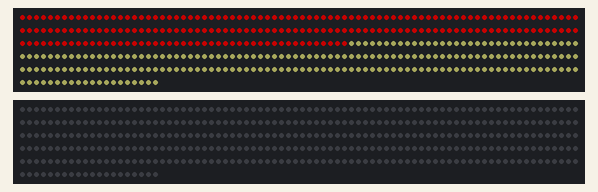
Recording of a sketch running on a simulated Arduino Mega 2560, built with avr-gcc and run on an emulated ATmega2560. Shown: 2 × 420 RGB LEDs in strip order, left to right, continuing on the next row. Dim RGB values are drawn brighter than linear.

Above: at 16.9 s.
At 30.9 s:
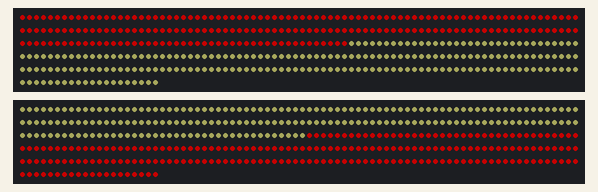

The sketch:

main.ino
```cpp
/*
 * BetriebsSoftware für die LED-Lichtbänder im Vereinsheim des Spielmannszug Büch e.V.
 * Verbaut ist derzeit ein Arduino Mega 2560, so wie zwei Strips á 420 Leds
 */

#include <FastLED.h>

#define NUM_STRIPS 2  //Anzahl der Strips
#define NUM_LEDS_PER_STRIP 420 //Anzahl der LEDS im Strip
#define NUM_LEDS NUM_LEDS_PER_STRIP * NUM_STRIPS //NUM_LEDS = LEDS per Strip * Anzahl der Strips
#define BRIGHTNESS 96 //Definition der Gesamthelligkeit

CRGB leds[NUM_STRIPS * NUM_LEDS_PER_STRIP];


void setup() {

  delay(3000); // Warten, damit der Strip nicht flackert.

  // 420 LEDS an Pin 3, beginnend bei index 0
  FastLED.addLeds<NEOPIXEL, 3>(leds, 0, NUM_LEDS_PER_STRIP);

  // 420 LEDS an Pin 5, beginnend bei index 420
  FastLED.addLeds<NEOPIXEL, 5>(leds, NUM_LEDS_PER_STRIP, NUM_LEDS_PER_STRIP);

  //Setze die Gesamthelligkeit
  FastLED.setBrightness( BRIGHTNESS );

}

void animation_rot_weiss() {

  //Einblenden von Rot und Weiß, Pixel für Pixel
  for (int i = 0; i < 207; i++) {
    // Setze die LED auf Rot
    leds[i] = CRGB::Red;
    FastLED.show();
  }
  for (int i = 207; i < 414; i++) {
    // Setze die LED auf Weiß
    leds[i] = CRGB( 108, 108, 60);
    FastLED.show();
  }
  for (int i = 414; i < 621; i++) {
    // Setze die LED auf Weiß
    leds[i] = CRGB( 108, 108, 60);
    FastLED.show();
  }
  for (int i = 621; i < 840; i++) {
    // Setze die LED auf Rot
    leds[i] = CRGB::Red;
    FastLED.show();
  }
}

void warm_weiss() {

  //Einblenden von Warm Weiß, Pixel für Pixel, in rückwärtiger Richtung
  for (int i = 840; i >= 0; i--) {
    // Setze die LED auf Warm Weiß
    leds[i] = CRGB( 70, 50, 15);
    FastLED.show();
  }
}

void loop() {
  //Zeige Animation Rot-Weiß für 10 Sekunden
  animation_rot_weiss();
  delay(10000);
  //Zeige Warm Weiß für 10 Minuten
  warm_weiss();
  delay(600000);

}
```

Measured:
- what the display in image 0 shows lasts 13.9 s, from 16.9 s to 30.8 s
